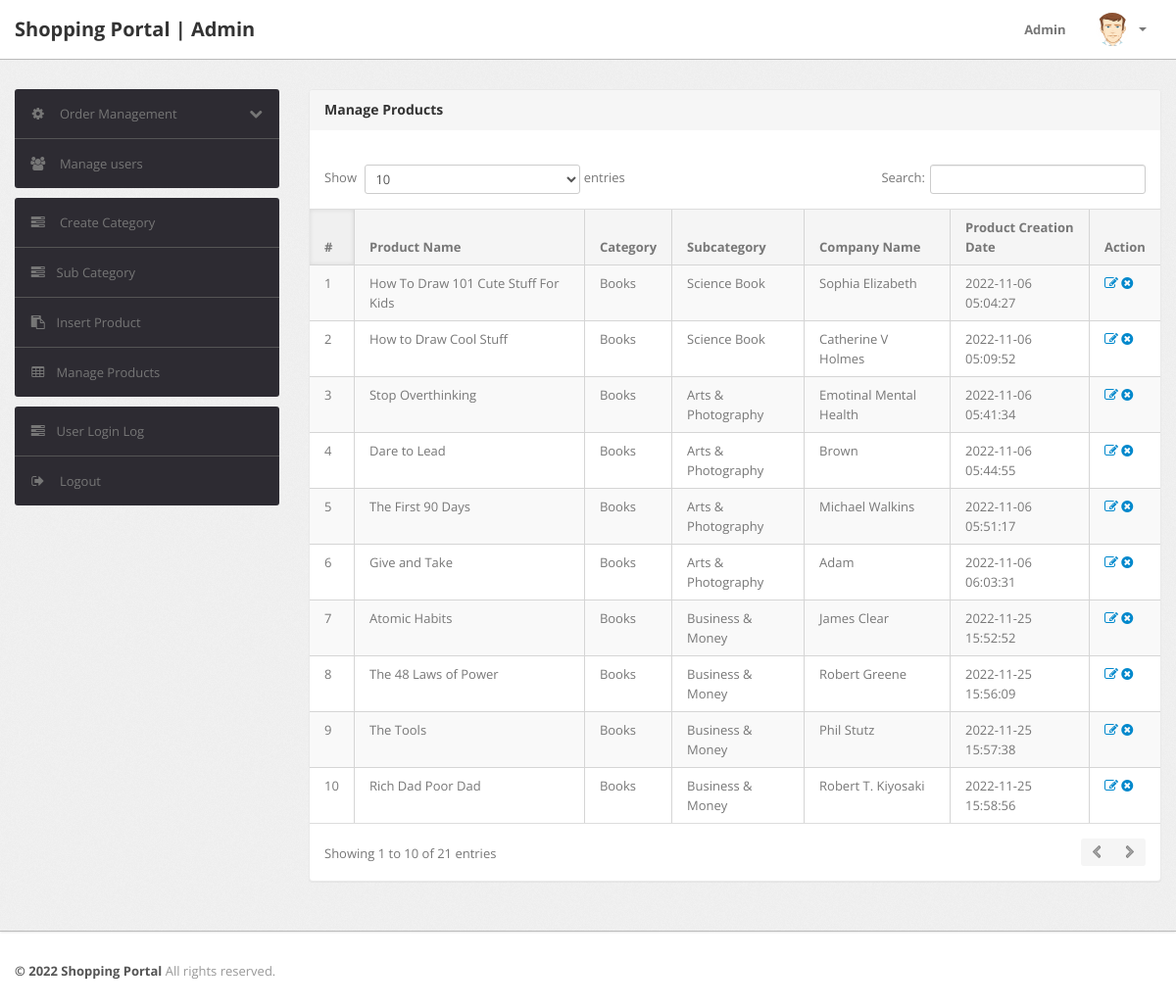
/admin/manage-products.php (signed in), run on the app's committed database.
### tables this page shows
CREATE TABLE `products` (
  `id` int(11) NOT NULL,
  `category` int(11) NOT NULL,
  `subCategory` int(11) DEFAULT NULL,
  `productName` varchar(255) DEFAULT NULL,
  `productCompany` varchar(255) DEFAULT NULL,
  `productPrice` double(8,2) DEFAULT NULL,
  `productPriceBeforeDiscount` double(8,2) DEFAULT NULL,
  `productDescription` longtext DEFAULT NULL,
  `productImage1` varchar(255) DEFAULT NULL,
  `productImage2` varchar(255) DEFAULT NULL,
  `productImage3` varchar(255) DEFAULT NULL,
  `shippingCharge` int(11) DEFAULT NULL,
  `productAvailability` varchar(255) DEFAULT NULL,
  `postingDate` timestamp NULL DEFAULT current_timestamp(),
  `updationDate` varchar(255) DEFAULT NULL
);

CREATE TABLE `category` (
  `id` int(11) NOT NULL,
  `categoryName` varchar(255) DEFAULT NULL,
  `categoryDescription` longtext DEFAULT NULL,
  `creationDate` timestamp NOT NULL DEFAULT current_timestamp(),
  `updationDate` varchar(255) DEFAULT NULL
);

CREATE TABLE `subcategory` (
  `id` int(11) NOT NULL,
  `categoryid` int(11) DEFAULT NULL,
  `subcategory` varchar(255) DEFAULT NULL,
  `creationDate` timestamp NULL DEFAULT current_timestamp(),
  `updationDate` varchar(255) DEFAULT NULL
);

### admin/manage-products.php (the view, shortened to what this page needs)
<?php
include('include/config.php');
if(strlen($_SESSION['alogin'])==0)
	{
header('location:index.php');
}
else{
?>
<!DOCTYPE html>
<html lang="en">
<head>
	<link type="text/css" href="bootstrap/css/bootstrap.min.css" rel="stylesheet">
	<link type="text/css" href="bootstrap/css/bootstrap-responsive.min.css" rel="stylesheet">
	<link type="text/css" href="css/theme.css" rel="stylesheet">
	<link type="text/css" href="images/icons/css/font-awesome.css" rel="stylesheet">
</head>
<body>
<?php include('include/header.php');?>
	<div class="wrapper">
		<div class="container">
			<div class="row">
<?php include('include/sidebar.php');?>
			<div class="span9">
					<div class="content">
	<div class="module">
							<div class="module-head">
								<h3>Manage Products</h3>
							</div>
							<div class="module-body table">
									<br />
								<table cellpadding="0" cellspacing="0" border="0" class="datatable-1 table table-bordered table-striped	 display" width="100%">
									<thead>
										<tr>
											<th>#</th>
											<th>Product Name</th>
											<th>Category </th>
											<th>Subcategory</th>
											<th>Company Name</th>
											<th>Product Creation Date</th>
											<th>Action</th>
										</tr>
									</thead>
									<tbody>
<?php $query=mysqli_query($con,"select products.*,category.categoryName,subcategory.subcategory from products join category on category.id=products.category join subcategory on subcategory.id=products.subCategory");
$cnt=1;
while($row=mysqli_fetch_array($query))
{
?>
										<tr>
											<td><?php echo htmlentities($cnt);?></td>
											<td><?php echo htmlentities($row['productName']);?></td>
											<td><?php echo htmlentities($row['categoryName']);?></td>
											<td> <?php echo htmlentities($row['subcategory']);?></td>
											<td><?php echo htmlentities($row['productCompany']);?></td>
											<td><?php echo htmlentities($row['postingDate']);?></td>
											<td>
											<a href="edit-products.php?id=<?php echo $row['id']?>" ><i class="icon-edit"></i></a>
											<a href="manage-products.php?id=<?php echo $row['id']?>&del=delete" onClick="return confirm('Are you sure you want to delete?')"><i class="icon-remove-sign"></i></a></td>
										</tr>
										<?php $cnt=$cnt+1; } ?>
								</table>
							</div>
						</div>
					</div>
				</div>
			</div>
		</div>
	</div>
<?php include('include/footer.php');?>
</body>
<?php } ?>

### data on the page
products: productName "How To Draw 101 Cute Stuff For Kids", category.categoryName "Books", subcategory.subcategory "Science Book", productCompany "Sophia Elizabeth", postingDate "2022-11-06 05:04:27"
products: productName "How to Draw Cool Stuff", category.categoryName "Books", subcategory.subcategory "Science Book", productCompany "Catherine V Holmes", postingDate "2022-11-06 05:09:52"
products: productName "Stop Overthinking", category.categoryName "Books", subcategory.subcategory "Arts & Photography", productCompany "Emotinal Mental Health", postingDate "2022-11-06 05:41:34"
products: productName "Dare to Lead", category.categoryName "Books", subcategory.subcategory "Arts & Photography", productCompany "Brown", postingDate "2022-11-06 05:44:55"
products: productName "The First 90 Days", category.categoryName "Books", subcategory.subcategory "Arts & Photography", productCompany "Michael Walkins", postingDate "2022-11-06 05:51:17"
products: productName "Give and Take", category.categoryName "Books", subcategory.subcategory "Arts & Photography", productCompany "Adam", postingDate "2022-11-06 06:03:31"
products: productName "Atomic Habits", category.categoryName "Books", subcategory.subcategory "Business & Money", productCompany "James Clear", postingDate "2022-11-25 15:52:52"
products: productName "The 48 Laws of Power", category.categoryName "Books", subcategory.subcategory "Business & Money", productCompany "Robert Greene", postingDate "2022-11-25 15:56:09"
products: productName "The Tools", category.categoryName "Books", subcategory.subcategory "Business & Money", productCompany "Phil Stutz", postingDate "2022-11-25 15:57:38"
products: productName "Rich Dad Poor Dad", category.categoryName "Books", subcategory.subcategory "Business & Money", productCompany "Robert T. Kiyosaki", postingDate "2022-11-25 15:58:56"
